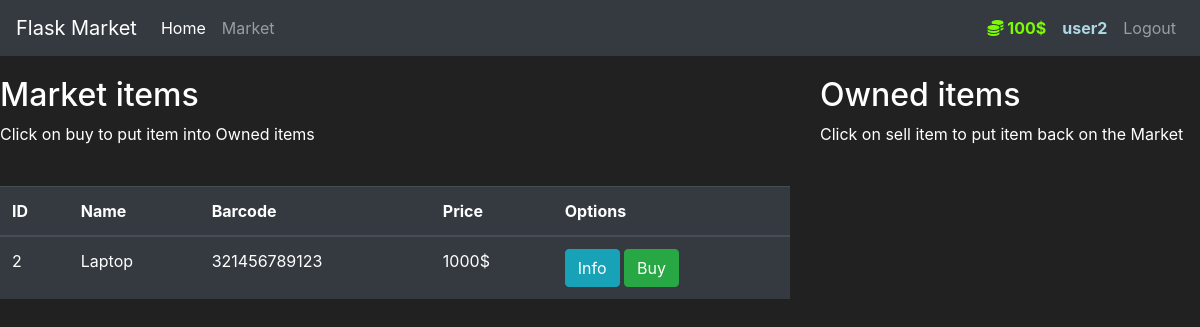
Page /market (signed in) on the earlier database version.
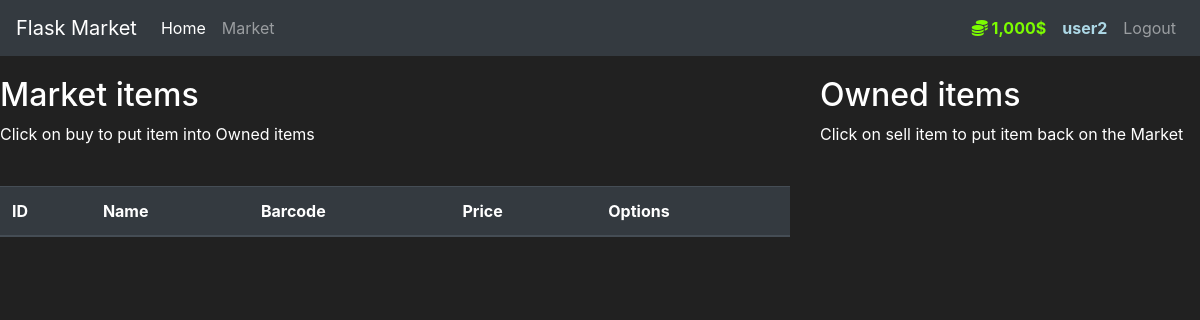
Same page on the later database version.
### market/models.py (models this page shows, shortened)
class User(db.Model, UserMixin):
    id = db.Column(db.Integer(), primary_key=True)
    username = db.Column(db.String(length=30), nullable=False, unique=True)
    email_address = db.Column(db.String(length=50), nullable=False, unique=True)
    password_hash = db.Column(db.String(length=60), nullable=False)
    budget = db.Column(db.Integer(), nullable=False, default=100)
    items = db.relationship('Item', backref='owned_user', lazy=True)
    @property
    def prettier_budget(self):
        if len(str(self.budget)) >= 4:
            return f'{str(self.budget)[:-3]},{str(self.budget)[-3:]}$'
        return f"{self.budget}$"
    @property
    def password(self):
        return self.password

class Item(db.Model):
    id = db.Column(db.Integer(), primary_key=True)
    name = db.Column(db.String(length=30), nullable=False, unique=False)
    price = db.Column(db.Integer(), nullable=False)
    barcode = db.Column(db.String(length=12), nullable=False, unique=True)
    description = db.Column(db.String(length=1024), nullable=True, unique=False)
    owner = db.Column(db.Integer(), db.ForeignKey('user.id'))

### market/routes.py (the view, shortened to what this page needs)
@app.route('/market', methods=['GET', 'POST'])
@login_required
def market_page():
    purchase_form = PurchaseItemForm()
    if request.method == "GET":
        items = Item.query.filter_by(owner=None)
        return render_template('market.html', items=items, purchase_form=purchase_form)

### market/models.py (called while the page is built)
@login_manager.user_loader
def load_user(user_id):
    return User.query.get(int(user_id))

### market/templates/market.html (shortened to what this page needs)
{% extends 'base.html' %}
{% block content %}
<div class="row" style="margin-top:20px; margin-left=20px">
   <div class="col-8">
      <h2>Market items</h2>
      <p>Click on buy to put item into Owned items</p>
      <br>
      <table class="table table-hover table-dark">
         <thead>
            <tr>
               <th scope="col">ID</th>
               <th scope="col">Name</th>
               <th scope="col">Barcode</th>
               <th scope="col">Price</th>
               <th scope="col">Options</th>
            </tr>
         </thead>
         <tbody>
            {% for item in items %}
            <tr>
               <td>{{ item.id }}</td>
               <td>{{ item.name }}</td>
               <td>{{ item.barcode }}</td>
               <td>{{ item.price }}$</td>
               <td>
                  <button class="btn btn-outline btn-info" data-toggle="modal" data-target="#Modal-MoreInfo-{{ item.id }}">Info</button>
                  <button class="btn btn-outline btn-success" data-toggle="modal" data-target="#Modal-BuyConfirm-{{ item.id }}">Buy</button>
               </td>
            </tr>
            {% endfor %}
         </tbody>
      </table>
   </div>
   <div class="col-4">
      <h2>Owned items</h2>
      <p>Click on sell item to put item back on the Market</p>
      <br>
   </div>
</div>
{% endblock %}

### market/templates/base.html (shortened to what this page needs)
<!doctype html>
<html lang="en">
   <head>
      <link rel="stylesheet" href="https://cdn.jsdelivr.net/npm/bootstrap@4.5.3/dist/css/bootstrap.min.css">
   </head>
   <body>
      <nav class="navbar navbar-expand-md navbar-dark bg-dark">
         <a class="navbar-brand" href="{{ url_for('home_page') }}">Flask Market</a>
         <div class="collapse navbar-collapse" id="navbarNav">
           <ul class="navbar-nav mr-auto">
               <li class="nav-item active">
                   <a class="nav-link" href="{{ url_for('home_page') }}">Home <span class="sr-only">(current)</span></a>
               </li>
               <li class="nav-item">
                   <a class="nav-link" href="{{ url_for('market_page') }}">Market</a>
               </li>
           </ul>
             {% if current_user.is_authenticated %}
             <ul class="navbar-nav">
                 <li class="nav-item">
                    <a class="nav-link" style="color: lawngreen; font-weight: bold">
                        <i class="fas fa-coins"></i>
                        {{ current_user.prettier_budget }}
                    </a>
                </li>
                 <li class="nav-item">
                     <a class="nav-link" style="color: lightblue; font-weight: bold">{{ current_user.username }}</a>
                 </li>
                 <li class="nav-item">
                     <a class="nav-link" href="{{ url_for('logout_page') }}">Logout</a>
                 </li>
             </ul>
             {% endif %}
         </div>
      </nav>
        {% block content %}
        {% endblock %}
   </body>
</html>

### market/templates/base.html (style rules this page uses)
body { background-color: #212121; color: white }

Differences in the rows shown:
no longer on this page (row edited): Item: id "2", name "Laptop", barcode "321456789123", price "1000"
changed User "user2": prettier_budget "100$" → "1,000$"
